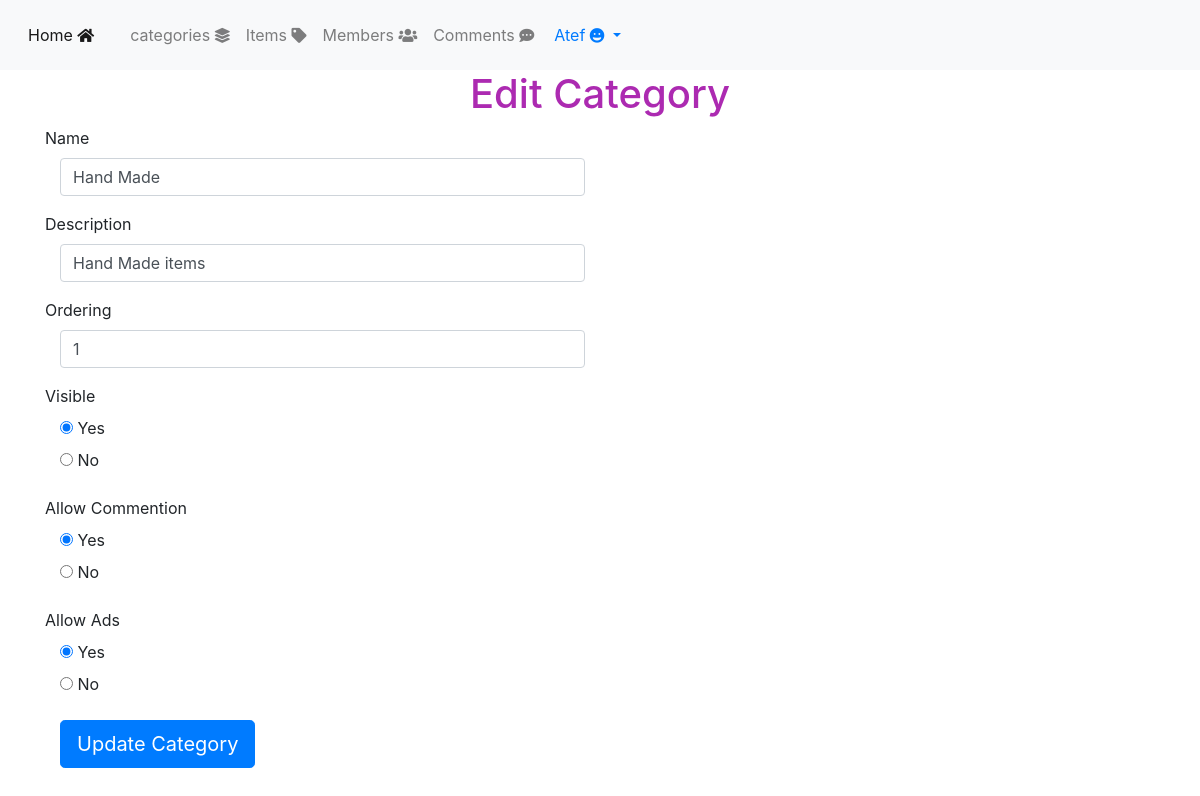
Screenshot of /admin/categories.php?action=edit&catID=13 (signed in) with the database file from the repository.
### tables this page shows
CREATE TABLE `categories` (
  `ID` int(11) NOT NULL,
  `Name` varchar(255) NOT NULL,
  `Description` varchar(255) NOT NULL,
  `parent` int(11) NOT NULL DEFAULT 0,
  `Ordering` int(11) DEFAULT NULL,
  `Visibility` tinyint(4) NOT NULL DEFAULT 0,
  `Allow_comment` tinyint(4) NOT NULL DEFAULT 0,
  `Allow_Ads` tinyint(4) NOT NULL DEFAULT 0
);

### admin/categories.php (the view, shortened to what this page needs)
<?php
if(isset($_SESSION['userName'])){
    include 'inti.php';
    if(isset($_GET['action'])){
        $action = $_GET['action'];
    }else{
        $action = 'manage';
    }
    if($action == 'manage'){
        $sort_array = array('ASC','DESC');
        $sort = 'ASC';
        if(isset($_GET['sort']) && in_array($_GET['sort'], $sort_array)){
            $sort = $_GET['sort'];
        }
        $stmt2 = $con->prepare("SELECT * FROM categories ORDER BY Ordering $sort");
        $stmt2->execute();
        $cats = $stmt2->fetchAll();
        if(! empty($cats)){
        ?>
            <h1 class="text-center"> Manage categories</h1>
                <ul class="list-group col-md-12">
                    <li class="list-group-item active"> Manage Categories
                        <div class = "ordering">
                        ordering
                            <a class="<?php if($sort == 'ASC'){echo'active';}?>" href="?sort=ASC">ASC</a> |
                            <a class="<?php if($sort == 'DESC'){echo'active';}?>" href="?sort=DESC">DESC</a>
                        </div>
                    </li>
                    <?php
                        foreach($cats as $cat){
                            echo '<li class="list-group-item">';
                                echo '<div class="control">';
                                    echo '<a href ="categories.php?action=delete&catID='.$cat['ID'].'"> <i class="fas fa-trash-alt"></i> </a> ';
                                    echo ' <a href ="categories.php?action=edit&catID='.$cat['ID'].'"> <i class="fas fa-edit"></i> </a>';
                                echo '</div>';
                                echo '<h3>' . $cat['Name'] . '</h3>';
                                echo '<p>';  if($cat['Description'] == ''){echo 'This category has no description';}else{echo $cat['Description'];}  echo'</p>';
                                if($cat['Visibility'] == 1){echo '<span class = "Visibility"> Hidden </span>' ;}
                                if($cat['Allow_comment'] == 1){echo '<span class = "comment"> Comment Disabled </span>' ;}
                                echo '<span class = "Ads"> Allow_Ads Is' . $cat['Allow_Ads'] . '</span>';
                                echo '</div>';
                            echo'</li>';
                        }
                    ?>
                    <a class="btn btn-primary" href="categories.php?action=add"> Add New Category <i class="fas fa-plus"></i></a>
                </ul>
        <?php }else{
                    echo "<div class='container'>";
                        echo "<div class='alert alert-info'>There's No category to show</div>";
                        echo'<a class="btn btn-primary" href="categories.php?action=add"> Add New Category <i class="fas fa-plus"></i></a>';
                    echo "</div>";
                    }?>
                    <?php
    }elseif($action == 'edit'){
        if(isset($_GET['catID']) && is_numeric($_GET['catID']) ){
            $stmt = $con->prepare("SELECT * FROM categories WHERE ID = ? ");
            $stmt->execute(array($_GET['catID']));
            $cat = $stmt->fetch();
            if($stmt->rowCount() > 0){ ?>
            <h1 class="text-center">Edit Category</h1>
                        <div class="container">
                            <form class="form-horizontal" action="?action=update" method="POST">
                                <div class = "form-group form-group-lg">
                                    <label class="col-sm2 control-label">Name</label>
                                    <div class="col-sm-10 col-md-6">
                                        <input type="text" name="Name" class="form-control" value="<?php echo $cat['Name'] ?>"   placeholder = "Name Of The Category"/>
                                    </div>
                                </div>
                                <div class = "form-group form-group-lg">
                                    <label class="col-sm2 control-label">Description</label>
                                    <div class="col-sm-10 col-md-6">
                                        <input type="text" name="description"  class="form-control"  value="<?php echo $cat['Description'] ?>"  placeholder = "Describe The Category"/>
                                    </div>
                                </div>
                                <div class = "form-group form-group-lg">
                                    <label class="col-sm2 control-label">Ordering</label>
                                    <div class="col-sm-10 col-md-6">
                                        <input type="text" name="ordering"  class="form-control" value="<?php echo $cat['Ordering'] ?>"   placeholder = "Number To Arrange The Categories"/>
                                    </div>
                                </div>
                                <div class = "form-group form-group-lg">
                                    <label class="col-sm2 control-label">Visible</label>
                                    <div class="col-sm-10 col-md-6">
                                        <div>
                                            <input id="vis-yes" type = "radio" name = "visibility" value = "0" <?php if($cat['Visibility'] == 0){echo 'checked'; }?> >
                                            <label for="vis-yes">Yes</label>
                                         </div>
                                         <div>
                                            <input id="vis-no" type = "radio" name = "visibility" value = "1" <?php if($cat['Visibility'] == 1){echo 'checked'; }?> >
                                            <label for="vis-no">No</label>
                                         </div>
                                    </div>
                                </div>
                                <div class = "form-group form-group-lg">
                                    <label class="col-sm2 control-label">Allow Commention</label>
                                    <div class="col-sm-10 col-md-6">
                                        <div>
                                            <input id="com-yes" type = "radio" name = "Commention" value = "0" <?php if($cat['Allow_comment'] == 0){echo 'checked'; }?> >
                                            <label for="com-yes">Yes</label>
                                         </div>
                                         <div>
                                            <input id="com-no" type = "radio" name = "Commention" value = "1"  <?php if($cat['Allow_comment'] == 1){echo 'checked'; }?>>
                                            <label for="com-no">No</label>
                                         </div>
                                    </div>
                                </div>
                                <div class = "form-group form-group-lg">
                                    <label class="col-sm2 control-label">Allow Ads</label>
                                    <div class="col-sm-10 col-md-6">
                                        <div>
                                            <input id="ads-yes" type = "radio" name = "ads" value = "0" <?php if($cat['Allow_Ads'] == 0){echo 'checked'; }?> >
                                            <label for="ads-yes">Yes</label>
                                         </div>
                                         <div>
                                            <input id="ads-no" type = "radio" name = "ads" value = "1" <?php if($cat['Allow_Ads'] == 1){echo 'checked'; }?> >
                                            <label for="ads-no">No</label>
                                         </div>
                                    </div>
                                </div>
                                <div class = "form-group">
                                    <div class="col-sm-offset-2 col-sm-10 col-md-6">
                                        <input type="submit" value="Update Category" class="btn btn-primary btn-lg"/>
                                    </div>
                                </div>
                        </div>
                <?php
            }else{
                echo "<div class='container'>";
                    $Mesg = "<div class='alert alert-danger'> Theres No Such ID</div>";
                    redirect($Mesg, 3 );
                echo"</div>";
            }
        }
    }
    include $tmp . "footer-inc.php";
}else{
    header('Location: index.php');
    exit();
}

### admin/layout/css/custem.css (style rules this page uses)
body { background-color: rgb(255, 255, 255); font-size: 16px; }
h1 { color: rgb(172, 42, 177) ; }

### rows the page displays
categories: Name "Hand Made", description "Hand Made items", ordering "1", Visibility "☑ Yes", Visibility "☐ No", Allow_comment "☑ Yes", Allow_comment "☐ No", Allow_Ads "☑ Yes", Allow_Ads "☐ No"
